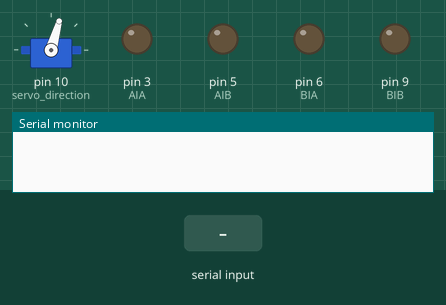
Simulated run of this sketch. Board: Arduino Uno, built with avr-gcc and run on an emulated ATmega328P. Shown: servo, output pins drawn as LEDs (lit = HIGH), the last lines printed to the serial monitor. Inputs (shaded band) come from the test bench.

Above: at 3.2 s.
3.3 s: byte 30 received over Serial
At 4.0 s:
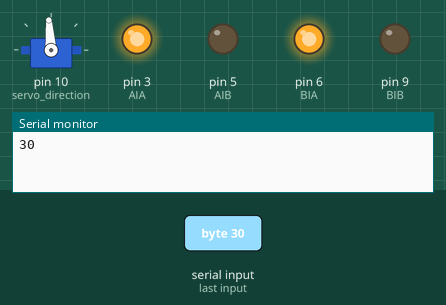
At 5.3 s:
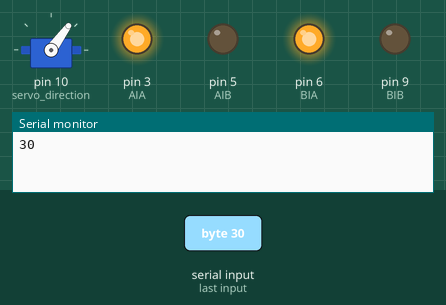
Timing chart, 0 to 9.0 s (numbered marks = the images above; inputs shaded):
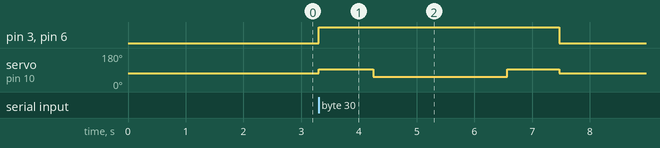

Measured:
- after the input at 3.3 s, pin 3 (AIA), pin 6 (BIA): LOW → HIGH at once, → LOW 4.2 s later; servo on pin 10 (servo_direction): 74° → 94° at once, → 54° 0.95 s later, → 94° 2.3 s later, → 74° 0.90 s later

The sketch:

ocolire.ino
```cpp
#include <Servo.h>

int OK=1;
const int AIA = 3; //Define pin number for motor
const int AIB = 5; //Define pin number for motor
const int BIA = 6; //Define pin number for motor
const int BIB = 9; //Define pin number for motor

const int R = A5; //Line Sensor Right
const int M = A4; //Line Sensor Middle
const int L = A3; //Line Sensor Left

const int FD = A0; //Distance sensor front
const int MD = A1; //Distance sensor middle
const int BD = A2; //Distance sensor back

const int GROUND_COLOR = 100; // threshold for line sensor

int frontD = 0;

//int Vehicle_Direction = 1;

int z=0; //value for loop increment for steering
int VAL = 0; //received value from bluetooth converted to int
//int i;
int FromSerial; //received value from bluetooth
int servo_initial_position = 74; //initial position for servo from steering
Servo servo_direction; //define servomotor
int follow = 0;

void setup() {

Serial.begin(9600); //initialize comunication with arduino board
servo_direction.attach(10); //define pin number for servomotor / need to be a pwm pin
servo_direction.write(servo_initial_position); //set direction in initial position

 pinMode(FD, INPUT); //Configure the specified pin to behave as an input
 pinMode(MD, INPUT); //Configure the specified pin to behave as an input
 pinMode(BD, INPUT); //Configure the specified pin to behave as an input

 pinMode(R, INPUT); //Configure the specified pin to behave as an input
 pinMode(M, INPUT); //Configure the specified pin to behave as an input
 pinMode(L, INPUT); //Configure the specified pin to behave as an input

 pinMode(AIA, OUTPUT); //Configure the specified pin to behave as an output
 pinMode(AIB, OUTPUT); //Configure the specified pin to behave as an output
 pinMode(BIA, OUTPUT); //Configure the specified pin to behave as an output
 pinMode(BIB, OUTPUT); //Configure the specified pin to behave as an output

delay(2000); // delay time for a secure initialisation
}


void loop()
{

//Serial.print("Fata ");
//Serial.println(analogRead(FD));
//Serial.print(" Mijloc ");
//Serial.print(analogRead(MD));
//Serial.print(" Spate ");
//Serial.print(analogRead(BD));
//Serial.print(" Stanga ");
//Serial.print(analogRead(L));
//Serial.print(" Mijloc ");
//Serial.print(analogRead(M));
//Serial.print(" Dreapta ");
//Serial.println(analogRead(R));

if(Serial.available()) //Take the received value from serial in "VAL"
  {
    FromSerial=Serial.read();
    if ( (FromSerial!=35) &&  (FromSerial!=98) &&  (FromSerial!=61))
    {
      VAL = FromSerial;
      Serial.println(VAL);
    }

if((analogRead(FD)>270) && (OK==1))
{
    VAL=47;
    OK=0;
}

switch(VAL) //Drive by phone
  {
  case 47:
  {
   servo_direction.write(94);
   Forward();
   delay(950);
   servo_direction.write(54);
   delay(2320);
   servo_direction.write(94);
   delay(900);
   servo_direction.write(74);
   Stop();
   VAL=48;

   break;
  }

  case 49:// Front
    {
      Forward();
      break;
    }
  case 50:// Backward
    {
      Backward();
      break;
    }
  case 51: // Left
    {
      Left();
      break;
    }
  case 52: // Right
    {
      Right();
      break;
    }
  case 55:
    {
      //Line_Follow();
      break;
    }
  case 48:
    {
      Stop();
      break;
    }
  case 0:
    {
      Stop();
      break;
    }
  }
}}
void Forward()
{
analogWrite(AIA, 255);
analogWrite(AIB, 0);
analogWrite(BIA, 255);
analogWrite(BIB, 0);
}

void Backward()
{
analogWrite(AIA, 0);
analogWrite(AIB, 255);
analogWrite(BIA, 0);
analogWrite(BIB, 255);
}

void Stop()
{
 analogWrite(AIA, 0);
 analogWrite(AIB, 0);
 analogWrite(BIA, 0);
 analogWrite(BIB, 0);
}

void Left()
{
Serial.println(z);
z++;
if(z>7)
  {
    z=0;
    servo_direction.write(servo_initial_position --);
  if (servo_initial_position <= 54)
    {
    servo_initial_position = 54;
    }
  }
}

void Right()
{
Serial.println(z);
z++;
if(z>7)
  {
    z=0;
    servo_direction.write(servo_initial_position ++);
  if (servo_initial_position >= 94)
    {
    servo_initial_position = 94;
    }
  }
}
```
